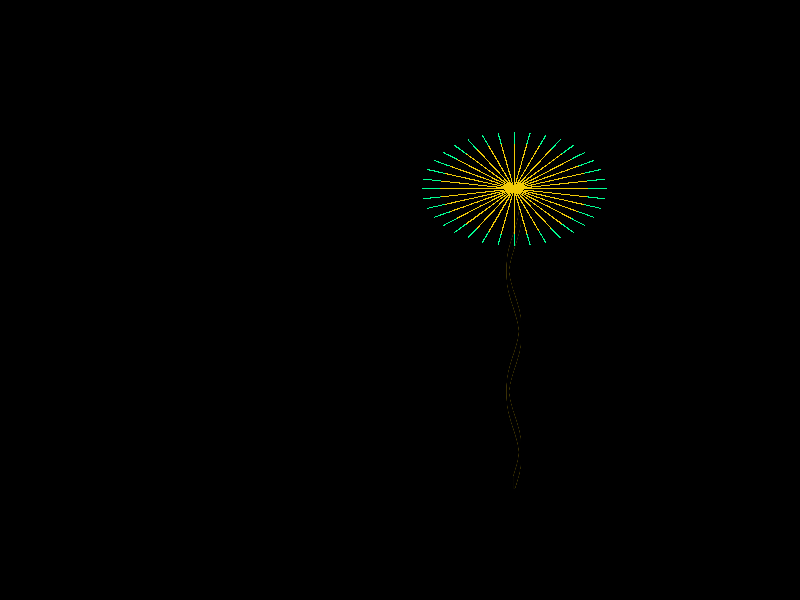

This chart was generated by the following R code:
#変数設定
width <- 1000;
height <- 1000;

#グラフ領域の準備
par(bg="black")
plot(-100,-100,xlim=c(0,width),ylim=c(0.,height),xlab="",ylab="", ann=FALSE, axes=FALSE)

# 打ち上げ~爆発
uchiage <- function() {
  #打ち上げ座標の決定
  x_start <- rnorm(1, mean=width/2, 200)
  y_start <- 0

  #爆発高さの決定
  y_explosion <- rnorm(1, mean=height*2/3,50)

  #点の生成
  for (i in 1:600) {
    if (i<=500) {
       points(x_start+10*sin(y_explosion/500*i/50), y_explosion/500*i,pch="I", col=rgb(242/255,203/255,7/255))
    }
    if (i >= 100) {
        points(x_start+10*sin(y_explosion/500*(i-100)/50), y_explosion/500*(i-100),pch="I",col="black")
     }
    Sys.sleep(0.001)
  }
  #爆発
  length <- rnorm(1, mean=200,50)
  random_color <- unlist(sample(c(rainbow(7)),1))
  for (i in 1:length) {
    if (i <= 0.8*length) {
       color <- rgb(242/255,203/255,7/255)
    }else {
      color <- random_color
    }
     for (j in 1:36) {
        points(cos(2*pi/36*j)*i+x_start,sin(2*pi/36*j)*i+y_explosion, pch=".", col=color)
     }
  }
}
uchiage()